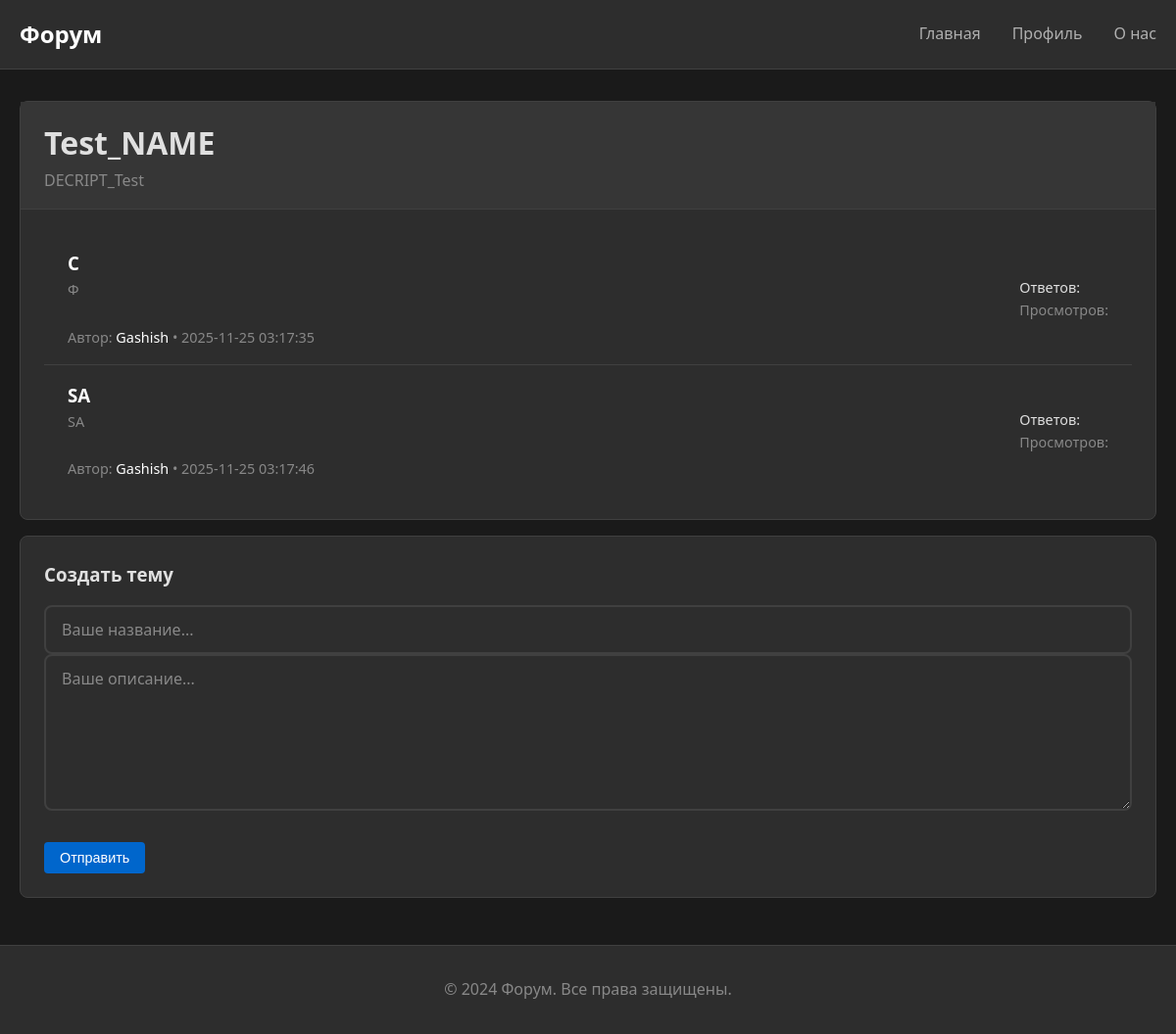
The page /category/1 on the database as committed earlier.
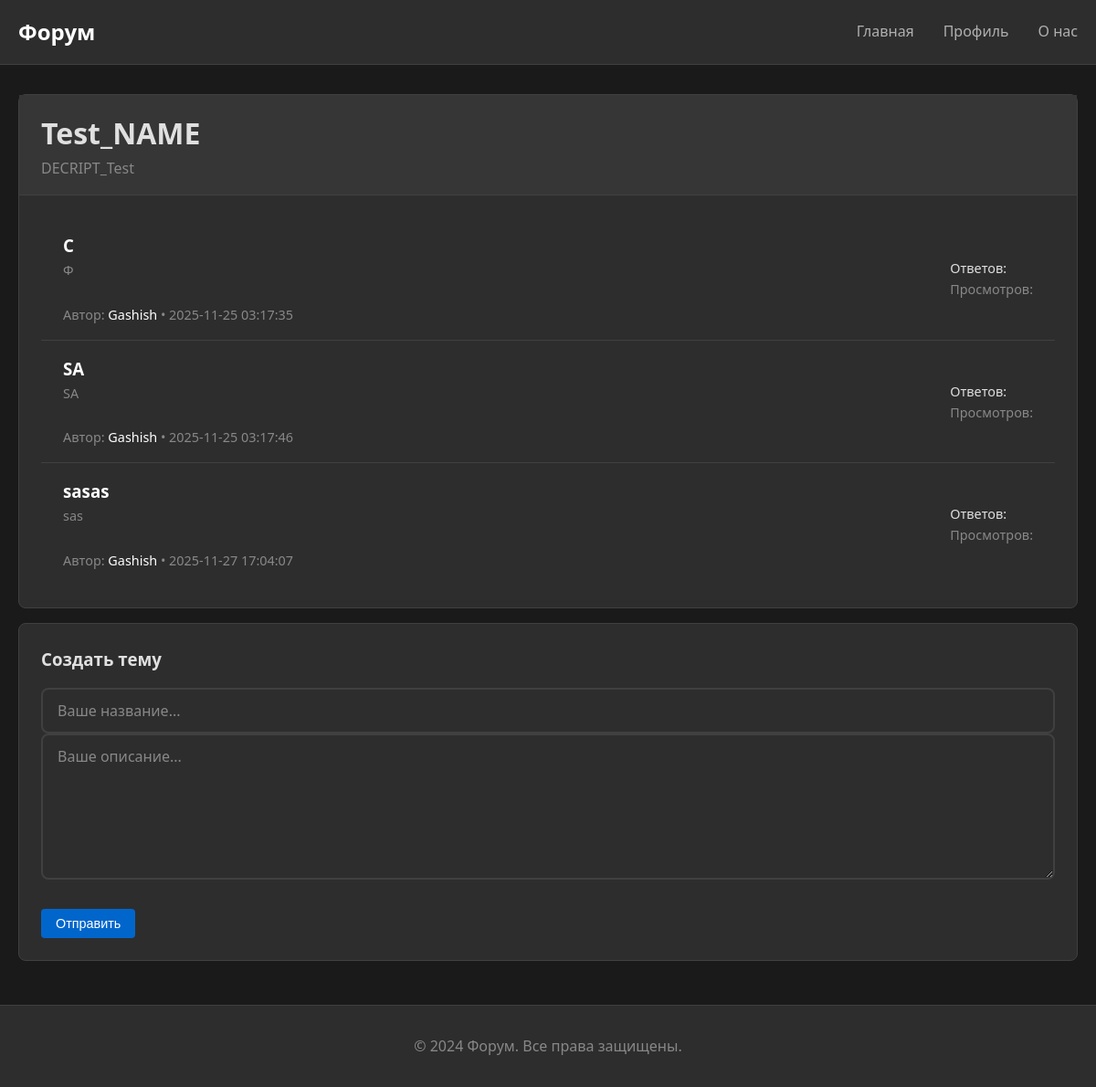
The same page on the database as committed later.
### app3.py (models this page shows, shortened)
class Category(db.Model):
    __tablename__ = 'categories'
    id = db.Column(db.Integer, primary_key=True)
    user_id = db.Column(db.Integer, db.ForeignKey('users.id'), nullable=False)
    name = db.Column(db.String(100), nullable=False)
    description = db.Column(db.Text)
    created_at = db.Column(db.DateTime, default=datetime.now().replace(microsecond=0))
    topics = db.relationship('Topic', backref='category', lazy=True, cascade='all, delete-orphan')

class Topic(db.Model):
    __tablename__ = 'topics'
    id = db.Column(db.Integer, primary_key=True)
    user_id = db.Column(db.Integer, db.ForeignKey('users.id'), nullable=False)
    category_id = db.Column(db.Integer, db.ForeignKey('categories.id'), nullable=False)
    title = db.Column(db.String(200), nullable=False)
    content = db.Column(db.Text, nullable=False)
    created_at = db.Column(db.DateTime, default=datetime.now().replace(microsecond=0))
    posts = db.relationship('Post', backref='topic', lazy=True, cascade='all, delete-orphan')

class User(db.Model):
    __tablename__ = 'users'
    id = db.Column(db.Integer, primary_key=True)
    username = db.Column(db.String(80), unique=True, nullable=False)
    email = db.Column(db.String(120), unique=True, nullable=False)
    password = db.Column(db.String(120), nullable=False)
    admin = db.Column(db.Integer, default=0)
    created_at = db.Column(db.DateTime, default=datetime.now().replace(microsecond=0))
    categories = db.relationship('Category', backref='author', lazy=True)
    topics = db.relationship('Topic', backref='author', lazy=True)
    posts = db.relationship('Post', backref='author', lazy=True)
    def __repr__(self):
        return f'{self.username}'

### app3.py (the view, shortened to what this page needs)
@app.route('/category/<int:category_id>', methods=['GET', 'POST'])
def category(category_id):
    category = Category.query.get(category_id)
    topics = Topic.query.filter(Topic.category_id == category_id)
    return render_template('category.html',category=category,topics=topics)

### templates/category.html (shortened to what this page needs)
<!DOCTYPE html>
<html lang="ru">
<head>
    <link rel="stylesheet" href="{{ url_for('static', filename='css/styles.css') }}">
</head>
<body>
    <header class="header">
        <div class="container">
            <nav class="navbar">
                <a href="{{ url_for('index') }}" class="logo">Форум</a>
                <ul class="nav-links">
                    <li><a href="{{ url_for('index') }}">Главная</a></li>
                    <li><a href="{{ url_for('profile') }}">Профиль</a></li>
                    <li><a href="{{ url_for('about') }}">О нас</a></li>
                </ul>
            </nav>
        </div>
    </header>
    <main class="main-content">
        <div class="container">
            <div class="card">
                <div class="card-header">
                    <div class="flex justify-between items-center">
                        <h1>{{ category.name }}</h1>
                    </div>
                    <p class="text-muted">{{ category.description }}</p>
                </div>
                <div class="card-body">
                    <ul class="list">
                        {% for topic in topics %}
                        <li class="list-item">
                            <div class="flex justify-between items-center">
                                <div>
                                    <h3>
                                        <a href="{{ url_for('topic', topic_id=topic.id) }}" style="color: #ffffff; text-decoration: none;">
                                            {{ topic.title }}
                                        </a>
                                    </h3>
                                    <p class="text-muted text-small">{{ topic.content }}</p>
                                    <br>
                                    <p class="text-muted text-small">Автор:<a href="{{ url_for('profile', username=topic.author) }}" style="color: #ffffff; text-decoration: none;">
                                        {{ topic.author }}
                                    </a> • {{ topic.created_at }}</p>
                                </div>
                                <div class="text-right">
                                    <div class="text-small">Ответов: {{ topic.reply_count }}</div>
                                    <div class="text-small text-muted">Просмотров: {{ topic.views }}</div>
                                </div>
                            </div>
                        </li>
                        {% endfor %}
                    </ul>
                </div>
            </div>
            <div class="card">
                <div class="card-body">
                    <h3 style="margin-bottom: 1rem;">Создать тему</h3>
                    <form method="POST">
                        <div class="form-group">
                            <input class="form-input" placeholder="Ваше название..." id="title" name="title" rows="1" required></input>
                            <textarea class="form-input" rows="6" placeholder="Ваше описание..." name="content" required></textarea>
                        </div>
                        <button type="submit" class="btn btn-primary">Отправить</button>
                    </form>
                </div>
            </div>
        </div>
    </main>
    <footer class="footer">
        <div class="container">
            <p>&copy; 2024 Форум. Все права защищены.</p>
        </div>
    </footer>
</body>
</html>

### static/css/styles.css (style rules this page uses)
* { margin: 0; padding: 0; box-sizing: border-box; }
body { font-family: 'Segoe UI', Tahoma, Geneva, Verdana, sans-serif; background-color: #1a1a1a; color: #e0e0e0; line-height: 1.6; }
.container { max-width: 1200px; margin: 0 auto; padding: 0 20px; }
.header { background-color: #2d2d2d; border-bottom: 1px solid #404040; padding: 1rem 0; position: sticky; top: 0; z-index: 100; }
.navbar { display: flex; justify-content: space-between; align-items: center; }
.logo { font-size: 1.5rem; font-weight: bold; color: #ffffff; text-decoration: none; }
.nav-links { display: flex; list-style: none; gap: 2rem; }
.nav-links a { color: #b0b0b0; text-decoration: none; transition: color 0.3s; }
.main-content { min-height: calc(100vh - 140px); padding: 2rem 0; }
.card { background-color: #2d2d2d; border: 1px solid #404040; border-radius: 8px; margin-bottom: 1rem; transition: transform 0.2s, border-color 0.2s; }
.card-header { padding: 1rem 1.5rem; border-bottom: 1px solid #404040; background-color: #363636; }
.card-body { padding: 1.5rem; }
.btn { display: inline-block; padding: 0.5rem 1rem; background-color: #404040; color: #ffffff; text-decoration: none; border: none; border-radius: 4px; cursor: pointer; transition: background-color 0.3s; font-size: 0.9rem; }
.btn-primary { background-color: #0066cc; }
.list { list-style: none; }
.list-item { padding: 1rem 1.5rem; border-bottom: 1px solid #404040; transition: background-color 0.2s; }
.list-item:last-child { border-bottom: none; }
.text-muted { color: #888; }
.text-small { font-size: 0.9rem; }
.flex { display: flex; }
.justify-between { justify-content: space-between; }
.items-center { align-items: center; }
.footer { background-color: #2d2d2d; border-top: 1px solid #404040; padding: 2rem 0; text-align: center; color: #888; }
.form-group { margin-bottom: 1rem; }
.form-input { width: 100%; padding: 0.75rem; background-color: #363636; border: 1px solid #404040; border-radius: 4px; color: #e0e0e0; font-size: 1rem; }
.form-group { margin-bottom: 1.5rem; position: relative; }
.form-input { width: 100%; padding: 0.75rem 1rem; background-color: #2d2d2d; border: 2px solid #404040; border-radius: 8px; color: #e0e0e0; font-size: 1rem; transition: all 0.3s ease; font-family: inherit; }
.form-input::placeholder { color: #888; opacity: 1; }

Rows that differ between the two databases and show on the page:
added Topic: title "sasas", content "sas", author "Gashish", created_at "2025-11-27 17:04:07"
